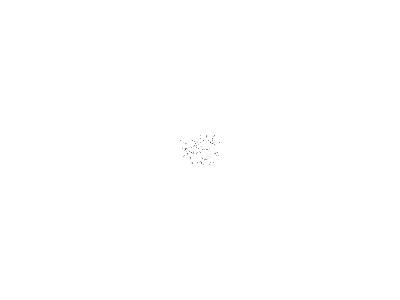
Frame 1 (no input)
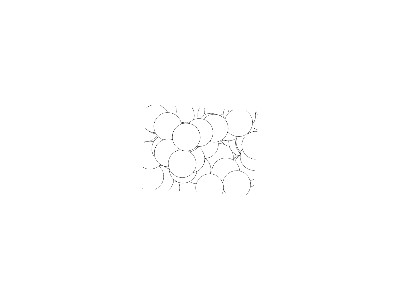
Frame 60 (no input)
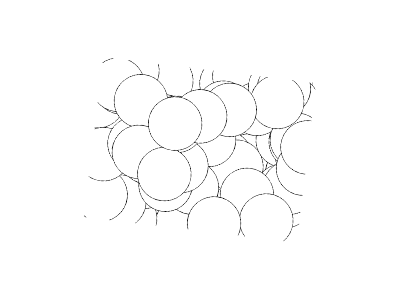
Frame 120 (the mouse pressed at the canvas centre since frame 60)

The p5.js sketch that drew these frames (run headless with seeded random() and noise() and a simulated clock; from frame 60 on, the mouse is pressed at the canvas centre):

// p5.js sketch
// ── sketch.js
let buffer;

function setup() {
  createCanvas(400, 300);
  colorMode(HSB);
  
  buffer = createGraphics(width, height);
  for (let i = 0; i < 100; i++) {
    let x = random(width);
    let y = random(height);
    buffer.ellipse(x, y, 100);
  }

  imageMode(CENTER);

}

function draw() {
  background(0, 0, 100);

  translate(width/2, height/2);
  scale(sin(frameCount * 0.1));
  rotate(frameCount * 0.001);
  image(buffer, 0, 0);
}
